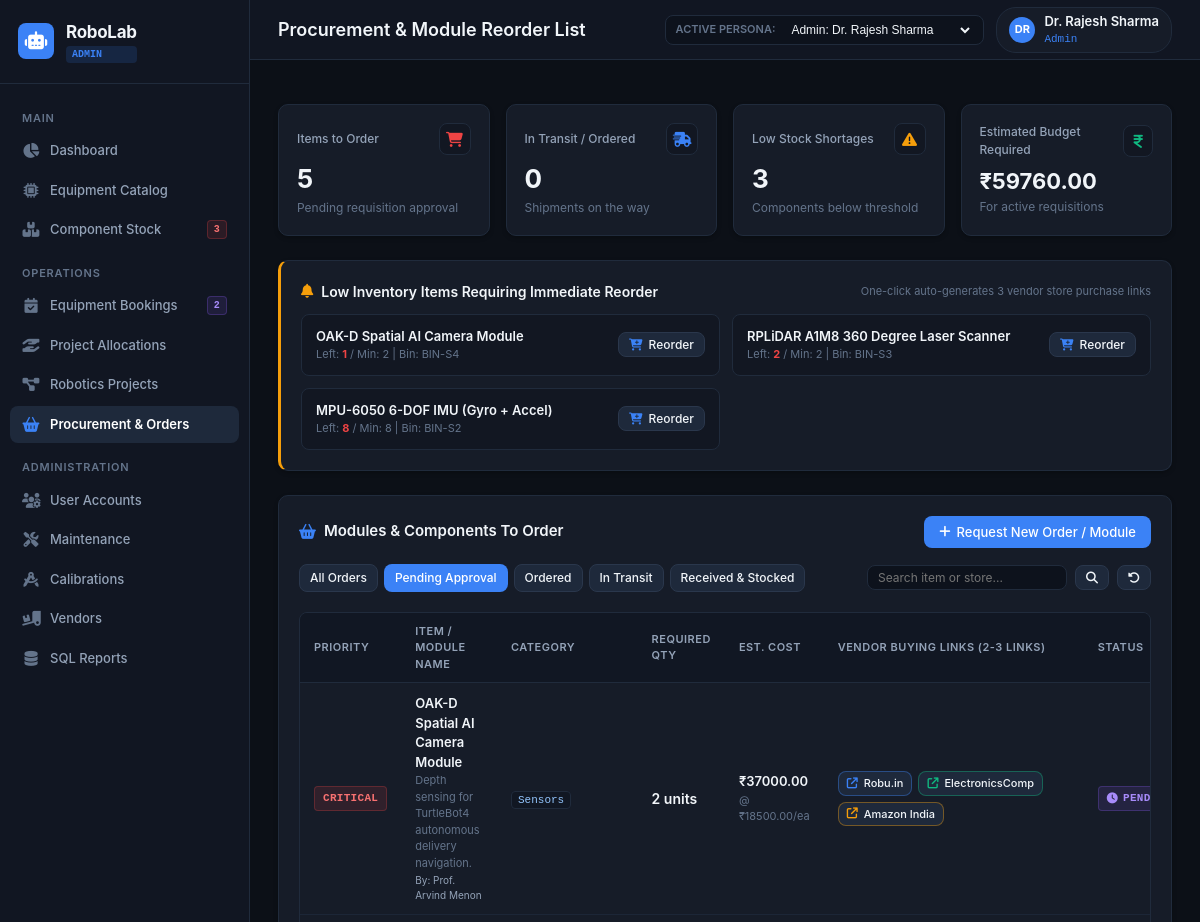
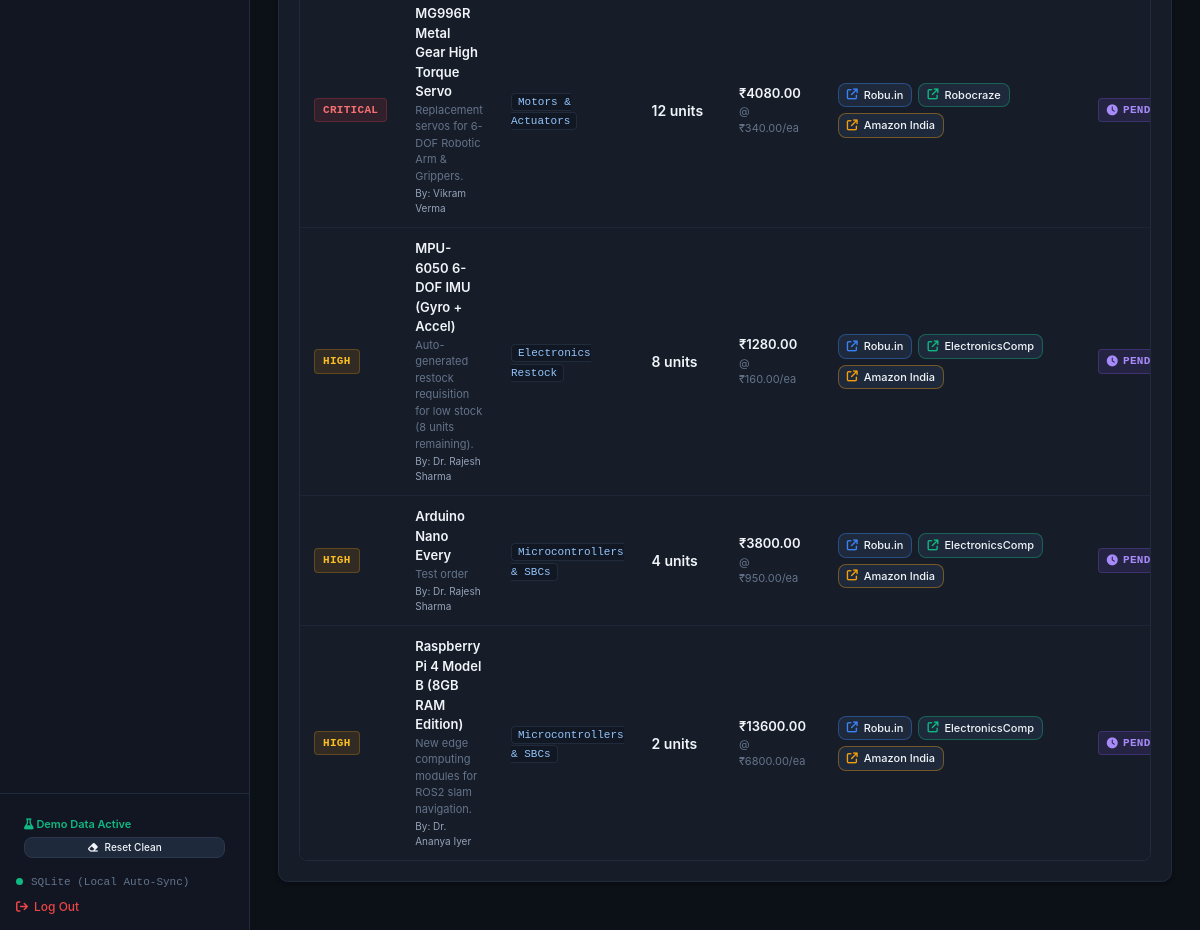
Page /procurement?status=Pending+Order on the earlier database version (2 pictures, top to bottom).
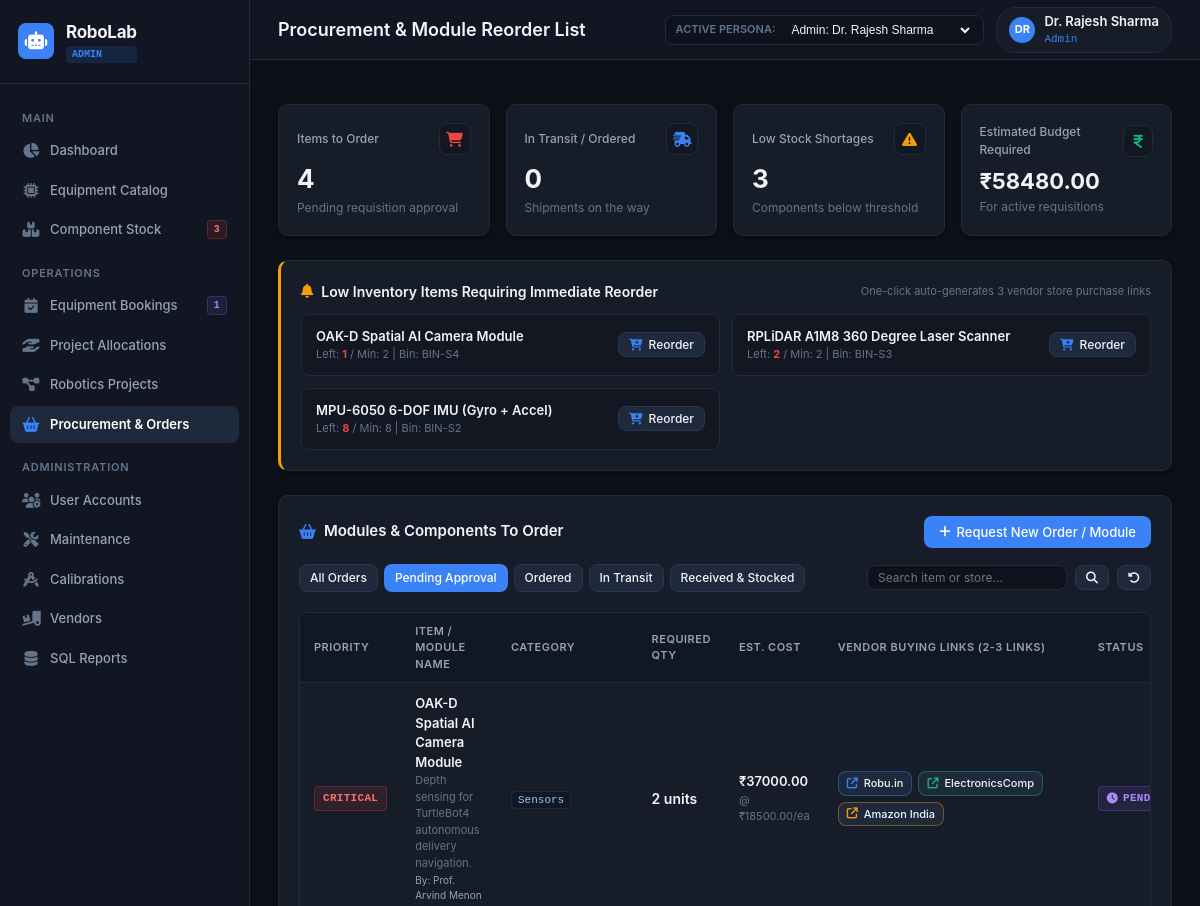
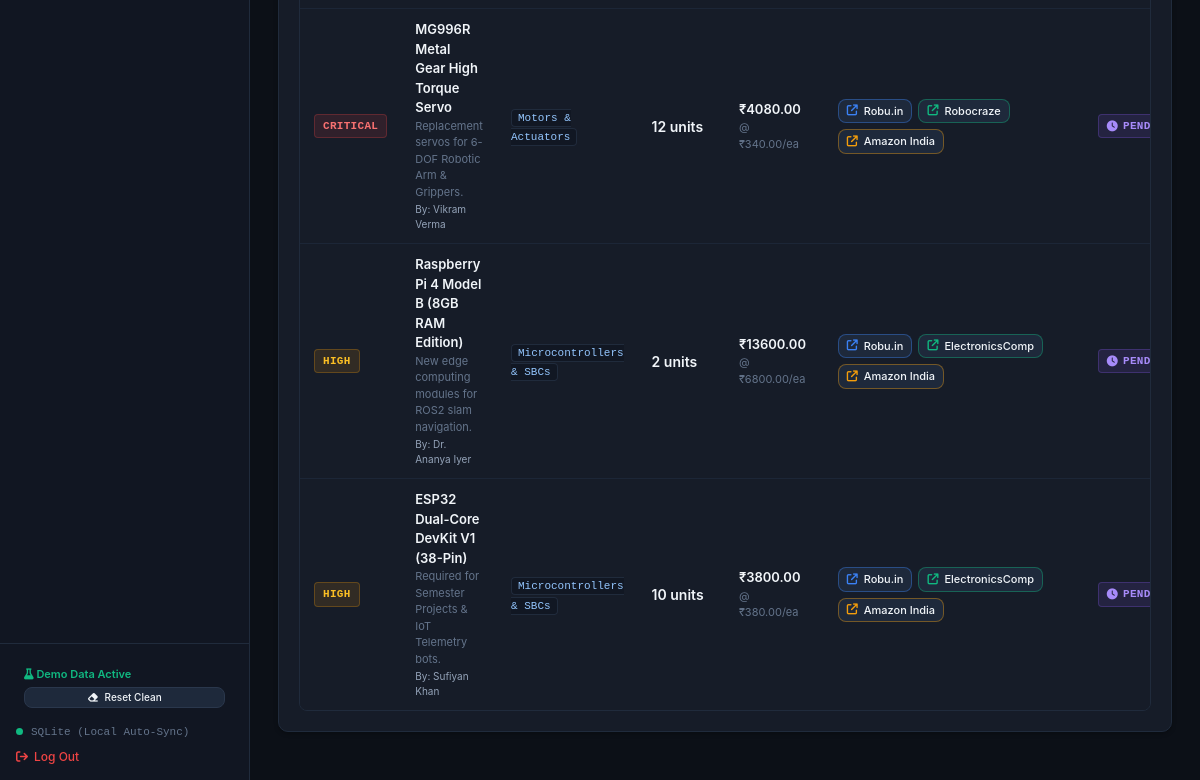
Same page on the later database version (2 pictures, top to bottom).
### tables this page shows
CREATE TABLE COMPONENTS (
    component_id TEXT PRIMARY KEY,
    component_name TEXT NOT NULL,
    category_id INTEGER NOT NULL,
    total_quantity INTEGER NOT NULL CHECK (total_quantity >= 0),
    available_quantity INTEGER NOT NULL CHECK (available_quantity >= 0),
    minimum_stock INTEGER NOT NULL DEFAULT 5 CHECK (minimum_stock >= 0),
    unit_cost REAL DEFAULT 0.00 CHECK (unit_cost >= 0),
    storage_bin TEXT,
    specifications TEXT,
    created_at DATETIME DEFAULT CURRENT_TIMESTAMP,
    FOREIGN KEY (category_id) REFERENCES COMPONENT_CATEGORIES(category_id)
);

CREATE TABLE REQUISITIONS (
    requisition_id INTEGER PRIMARY KEY AUTOINCREMENT,
    component_id TEXT,
    item_name TEXT NOT NULL,
    category_name TEXT DEFAULT 'Electronics',
    required_quantity INTEGER NOT NULL DEFAULT 1,
    estimated_unit_cost REAL DEFAULT 0.00,
    priority TEXT CHECK(priority IN ('Critical', 'High', 'Medium', 'Low')) DEFAULT 'Medium',
    status TEXT CHECK(status IN ('Pending Order', 'Approved', 'Ordered', 'In Transit', 'Received', 'Cancelled')) DEFAULT 'Pending Order',
    vendor_name_1 TEXT DEFAULT 'Robu.in',
    buy_link_1 TEXT,
    vendor_name_2 TEXT DEFAULT 'ElectronicsComp',
    buy_link_2 TEXT,
    vendor_name_3 TEXT DEFAULT 'Amazon India',
    buy_link_3 TEXT,
    notes TEXT,
    requested_by INTEGER,
    created_at DATETIME DEFAULT CURRENT_TIMESTAMP,
    FOREIGN KEY (component_id) REFERENCES COMPONENTS(component_id) ON DELETE SET NULL,
    FOREIGN KEY (requested_by) REFERENCES USERS(user_id) ON DELETE SET NULL
);

CREATE TABLE USERS (
    user_id INTEGER PRIMARY KEY AUTOINCREMENT,
    role_id INTEGER NOT NULL,
    full_name TEXT NOT NULL,
    email TEXT NOT NULL UNIQUE,
    password_hash TEXT DEFAULT 'pbkdf2:sha256:default_hash',
    roll_number TEXT UNIQUE,
    phone TEXT,
    department TEXT DEFAULT 'Robotics & Automation',
    created_at DATETIME DEFAULT CURRENT_TIMESTAMP,
    FOREIGN KEY (role_id) REFERENCES ROLES(role_id)
);

### app.py (the view)
@app.route('/procurement')
@login_required
def procurement_list():
    status_filter = request.args.get('status', '')
    priority_filter = request.args.get('priority', '')
    search = request.args.get('q', '').strip()
    sql = """
        SELECT r.*, u.full_name AS requester_name, c.available_quantity, c.minimum_stock, c.storage_bin
        FROM REQUISITIONS r
        LEFT JOIN USERS u ON r.requested_by = u.user_id
        LEFT JOIN COMPONENTS c ON r.component_id = c.component_id
        WHERE 1=1
    """
    params = []
    if status_filter:
        sql += " AND r.status = %s"
        params.append(status_filter)
    if priority_filter:
        sql += " AND r.priority = %s"
        params.append(priority_filter)
    if search:
        sql += " AND (r.item_name LIKE %s OR r.category_name LIKE %s OR r.vendor_name_1 LIKE %s)"
        term = f"%{search}%"
        params.extend([term, term, term])
    sql += " ORDER BY CASE r.priority WHEN 'Critical' THEN 1 WHEN 'High' THEN 2 WHEN 'Medium' THEN 3 ELSE 4 END, r.requisition_id DESC"
    requisitions = query_db(sql, params)
    all_components = query_db("SELECT component_id, component_name, available_quantity, minimum_stock, unit_cost FROM COMPONENTS ORDER BY component_name ASC")
    low_stock_items = query_db("SELECT * FROM COMPONENTS WHERE available_quantity <= minimum_stock ORDER BY available_quantity ASC")
    total_orders = len(requisitions)
    pending_count = sum(1 for r in requisitions if r['status'] == 'Pending Order')
    in_transit_count = sum(1 for r in requisitions if r['status'] in ['Ordered', 'In Transit'])
    total_est_cost = sum((r['required_quantity'] or 0) * float(r['estimated_unit_cost'] or 0) for r in requisitions if r['status'] != 'Cancelled')
    return render_template('procurement.html',
                           requisitions=requisitions,
                           all_components=all_components,
                           low_stock_items=low_stock_items,
                           selected_status=status_filter,
                           selected_priority=priority_filter,
                           search=search,
                           total_orders=total_orders,
                           pending_count=pending_count,
                           in_transit_count=in_transit_count,
                           total_est_cost=total_est_cost)

### app.py (called while the page is built)
def get_current_user():
    user_id = session.get('user_id')
    if not user_id:
        return None
    user = query_db("""
        SELECT u.*, r.role_name
        FROM USERS u
        JOIN ROLES r ON u.role_id = r.role_id
        WHERE u.user_id = %s
    """, [user_id], one=True)
    return user

def login_required(f):
    @wraps(f)
    def decorated_function(*args, **kwargs):
        if 'user_id' not in session:
            first_user = query_db("SELECT u.user_id, r.role_name, u.full_name FROM USERS u JOIN ROLES r ON u.role_id = r.role_id ORDER BY u.user_id ASC LIMIT 1", one=True)
            if first_user:
                session['user_id'] = first_user['user_id']
                session['role_name'] = first_user['role_name']
                session['full_name'] = first_user['full_name']
            else:
                session['user_id'] = 1
                session['role_name'] = 'Admin'
        return f(*args, **kwargs)
    return decorated_function

### db.py (called while the page is built)
def is_using_sqlite():
    global _USING_SQLITE
    return _USING_SQLITE

### templates/procurement.html (shortened to what the changed rows need)
{% extends "layout.html" %}
{% block page_title %}Procurement &amp; Module Reorder List{% endblock %}
{% block content %}
<div class="metrics-grid">
    <div class="metric-card" style="--card-accent: var(--accent-rose);">
        <div class="metric-header">
            <span class="metric-title">Items to Order</span>
            <div class="metric-icon"><i class="fa-solid fa-cart-shopping"></i></div>
        </div>
        <div class="metric-value">{{ pending_count }}</div>
        <div class="metric-subtitle">Pending requisition approval</div>
    </div>
    <div class="metric-card" style="--card-accent: var(--accent-emerald);">
        <div class="metric-header">
            <span class="metric-title">Estimated Budget Required</span>
            <div class="metric-icon"><i class="fa-solid fa-indian-rupee-sign"></i></div>
        </div>
        <div class="metric-value" style="font-size: 22px;">₹{{ "%.2f"|format(total_est_cost) }}</div>
        <div class="metric-subtitle">For active requisitions</div>
    </div>
</div>
{% if low_stock_items %}
<div class="card-section" style="border-left: 3px solid var(--accent-amber);">
    <div style="display: grid; grid-template-columns: repeat(auto-fit, minmax(280px, 1fr)); gap: 12px;">
        {% for item in low_stock_items %}
        <div style="background: var(--bg-card-secondary); padding: 12px 14px; border-radius: var(--radius-md); border: 1px solid var(--border-subtle); display: flex; align-items: center; justify-content: space-between;">
            <div>
                <div style="font-weight: 600; font-size: 13px;">{{ item.component_name }}</div>
                <div style="font-size: 11px; color: var(--text-muted);">
                    Left: <span style="color: var(--accent-rose); font-weight: 700;">{{ item.available_quantity }}</span> / Min: {{ item.minimum_stock }} | Bin: {{ item.storage_bin }}
                </div>
            </div>
            <form method="POST" action="{{ url_for('procurement_quick_add', component_id=item.component_id) }}">
                <button type="submit" class="btn btn-secondary btn-sm" title="Add to Requisition List with Buy Links">
                    <i class="fa-solid fa-cart-plus" style="color: var(--accent-blue);"></i> Reorder
                </button>
            </form>
        </div>
        {% endfor %}
    </div>
</div>
{% endif %}
<div class="card-section">
    <div class="table-container">
        <table class="table-modern">
            <thead>
                <tr>
                    <th>Priority</th>
                    <th>Item / Module Name</th>
                    <th>Category</th>
                    <th>Required Qty</th>
                    <th>Est. Cost</th>
                    <th style="min-width: 260px;">Vendor Buying Links (2-3 Links)</th>
                    <th>Status</th>
                </tr>
            </thead>
            <tbody>
                {% for r in requisitions %}
                <tr>
                    <td>
                        {% if r.priority == 'Critical' %}
                            <span class="badge badge-overdue">CRITICAL</span>
                        {% elif r.priority == 'High' %}
                            <span class="badge badge-maintenance">HIGH</span>
                        {% elif r.priority == 'Medium' %}
                            <span class="badge badge-pending">MEDIUM</span>
                        {% else %}
                            <span class="badge" style="background: rgba(100, 116, 139, 0.12); color: #94a3b8;">LOW</span>
                        {% endif %}
                    </td>
                    <td>
                        <div style="font-weight: 600; font-size: 13px;">{{ r.item_name }}</div>
                        {% if r.notes %}
                        <div style="font-size: 11px; color: var(--text-muted); max-width: 240px;">{{ r.notes }}</div>
                        {% endif %}
                        {% if r.requester_name %}
                        <div style="font-size: 10px; color: var(--text-secondary); margin-top: 2px;">
                            By: {{ r.requester_name }}
                        </div>
                        {% endif %}
                    </td>
                    <td><span class="code-pill">{{ r.category_name }}</span></td>
                    <td style="font-weight: 600; font-size: 14px;">{{ r.required_quantity }} units</td>
                    <td>
                        <div style="font-weight: 600;">₹{{ "%.2f"|format(r.required_quantity * r.estimated_unit_cost) }}</div>
                        <div style="font-size: 11px; color: var(--text-muted);">@ ₹{{ "%.2f"|format(r.estimated_unit_cost) }}/ea</div>
                    </td>
                    <td>
                        <div style="display: flex; gap: 6px; flex-wrap: wrap;">
                            {% if r.buy_link_1 %}
                            <a href="{{ r.buy_link_1 }}" target="_blank" rel="noopener noreferrer" class="btn btn-secondary btn-sm" style="padding: 3px 8px; font-size: 11px; border-color: rgba(59, 130, 246, 0.4);" title="Open {{ r.vendor_name_1 or 'Store 1' }} page">
                                <i class="fa-solid fa-arrow-up-right-from-square" style="color: var(--accent-blue);"></i>
                                <span>{{ r.vendor_name_1 or 'Robu.in' }}</span>
                            </a>
                            {% endif %}
                            {% if r.buy_link_2 %}
                            <a href="{{ r.buy_link_2 }}" target="_blank" rel="noopener noreferrer" class="btn btn-secondary btn-sm" style="padding: 3px 8px; font-size: 11px; border-color: rgba(16, 185, 129, 0.4);" title="Open {{ r.vendor_name_2 or 'Store 2' }} page">
                                <i class="fa-solid fa-arrow-up-right-from-square" style="color: var(--accent-emerald);"></i>
                                <span>{{ r.vendor_name_2 or 'ElectronicsComp' }}</span>
                            </a>
                            {% endif %}
                            {% if r.buy_link_3 %}
                            <a href="{{ r.buy_link_3 }}" target="_blank" rel="noopener noreferrer" class="btn btn-secondary btn-sm" style="padding: 3px 8px; font-size: 11px; border-color: rgba(245, 158, 11, 0.4);" title="Open {{ r.vendor_name_3 or 'Store 3' }} page">
                                <i class="fa-solid fa-arrow-up-right-from-square" style="color: var(--accent-amber);"></i>
                                <span>{{ r.vendor_name_3 or 'Amazon' }}</span>
                            </a>
                            {% endif %}
                        </div>
                    </td>
                    <td>
                        {% if r.status == 'Received' %}
                            <span class="badge badge-good"><i class="fa-solid fa-check"></i> RECEIVED</span>
                        {% elif r.status in ['Ordered', 'In Transit'] %}
                            <span class="badge badge-in_use"><i class="fa-solid fa-truck"></i> {{ r.status|upper }}</span>
                        {% elif r.status == 'Approved' %}
                            <span class="badge badge-approved"><i class="fa-solid fa-thumbs-up"></i> APPROVED</span>
                        {% elif r.status == 'Cancelled' %}
                            <span class="badge badge-overdue">CANCELLED</span>
                        {% else %}
                            <span class="badge badge-pending"><i class="fa-solid fa-clock"></i> PENDING</span>
                        {% endif %}
                    </td>
                </tr>
                {% else %}
                <tr>
                    <td colspan="8" style="text-align: center; color: var(--text-muted); padding: 32px;">
                        No module requisitions found. Click <strong>Request New Order / Module</strong> to add one.
                    </td>
                </tr>
                {% endfor %}
            </tbody>
        </table>
    </div>
</div>
{% endblock %}

### templates/layout.html (shortened to what the changed rows need)
<!DOCTYPE html>
<html lang="en">
<head>
    <link rel="stylesheet" href="{{ url_for('static', filename='css/fontawesome.min.css') }}">
    <link rel="stylesheet" href="{{ url_for('static', filename='css/style.css') }}">
</head>
<body>
    <div class="app-container">
        <aside class="sidebar">
            <ul class="nav-menu">
                <li class="nav-item">
                    <a href="{{ url_for('bookings_list') }}" class="nav-link {% if request.endpoint == 'bookings_list' %}active{% endif %}">
                        <i class="fa-solid fa-calendar-check"></i>
                        <span>{% if current_user and current_user.role_name == 'Student' %}My Slot Bookings{% else %}Equipment Bookings{% endif %}</span>
                        {% if pending_bookings_count > 0 and (not current_user or current_user.role_name in ['Admin', 'Faculty']) %}
                            <span class="badge badge-pending" style="margin-left: auto; padding: 1px 6px; font-size: 10px;">{{ pending_bookings_count }}</span>
                        {% endif %}
                    </a>
                </li>
            </ul>
        </aside>
        <div class="main-wrapper">
            <header class="topbar">
                <div class="page-title-group">
                    <h1>{% block page_title %}Robotics Laboratory Management System{% endblock %}</h1>
                </div>
            </header>
            <main class="content-body">
                {% block content %}{% endblock %}
            </main>
        </div>
    </div>
</body>
</html>

Differences in the rows shown:
removed REQUISITIONS: priority "HIGH", item_name "MPU-6050 6-DOF IMU (Gyro + Accel)", notes "Auto-generated restock requisition for low stock (8 units remaining).", requester_name "Dr. Rajesh Sharma", category_name "Electronics Restock", required_quantity "8", r.required_quantity*r.estimated_unit_cost "1280.00", estimated_unit_cost "160.00", vendor_name_1 "Robu.in", vendor_name_2 "ElectronicsComp", vendor_name_3 "Amazon India", status "Pending Order" (drawn)
removed REQUISITIONS: priority "HIGH", item_name "Arduino Nano Every", notes "Test order", requester_name "Dr. Rajesh Sharma", category_name "Microcontrollers & SBCs", required_quantity "4", r.required_quantity*r.estimated_unit_cost "3800.00", estimated_unit_cost "950.00", vendor_name_1 "Robu.in", vendor_name_2 "ElectronicsComp", vendor_name_3 "Amazon India", status "Pending Order" (drawn)
now on this page (row edited): REQUISITIONS: priority "HIGH", item_name "ESP32 Dual-Core DevKit V1 (38-Pin)", notes "Required for Semester Projects & IoT Telemetry bots.", requester_name "Sufiyan Khan", category_name "Microcontrollers & SBCs", required_quantity "10", r.required_quantity*r.estimated_unit_cost "3800.00", estimated_unit_cost "380.00", vendor_name_1 "Robu.in", vendor_name_2 "ElectronicsComp", vendor_name_3 "Amazon India", status "Pending Order" (drawn)
Other differences:
{{ pending_bookings_count }}: "2" → "1"
{{ pending_count }}: "5" → "4"
{{ "%.2f"|format(total_est_cost) }}: "59760.00" → "58480.00"
